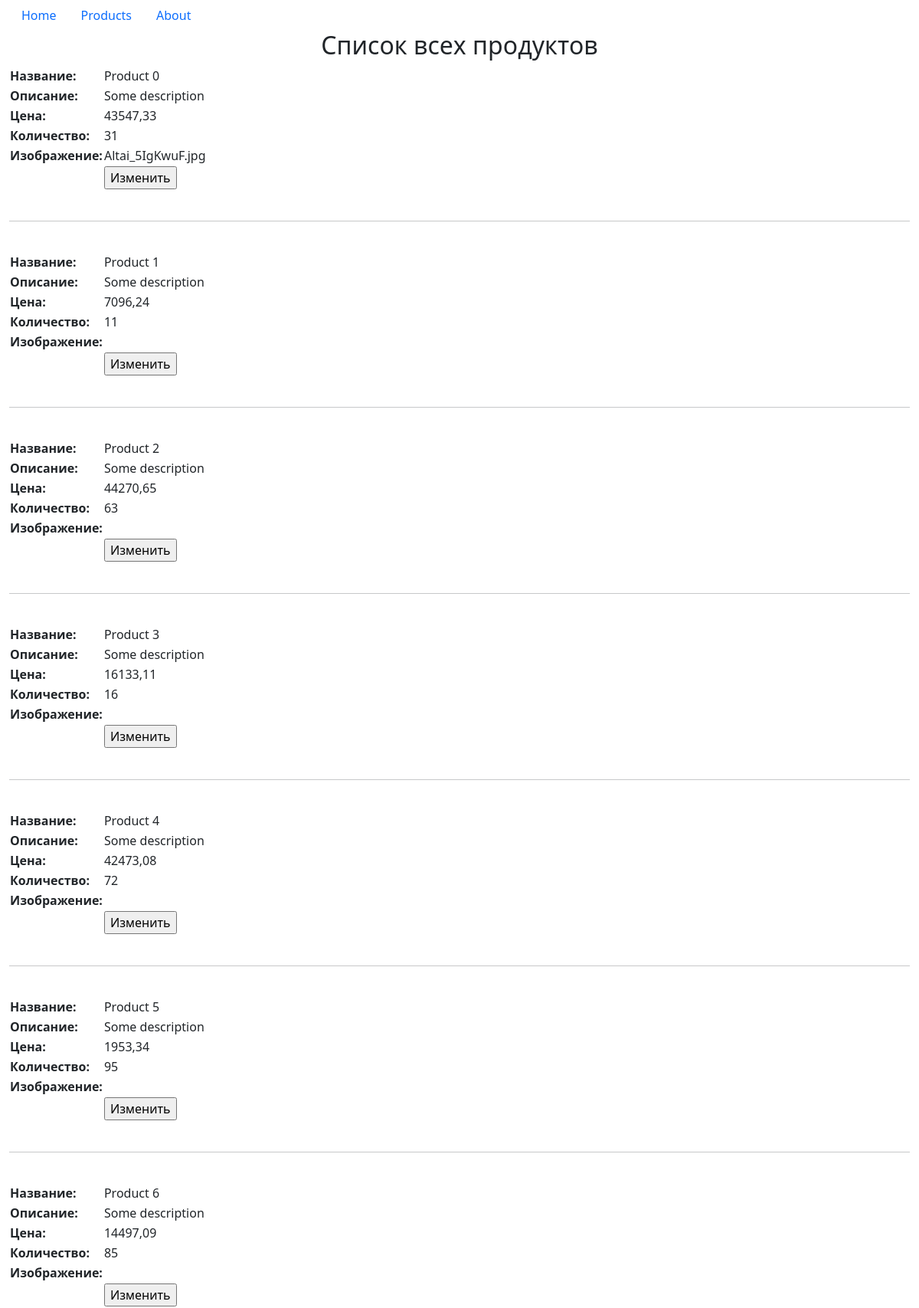
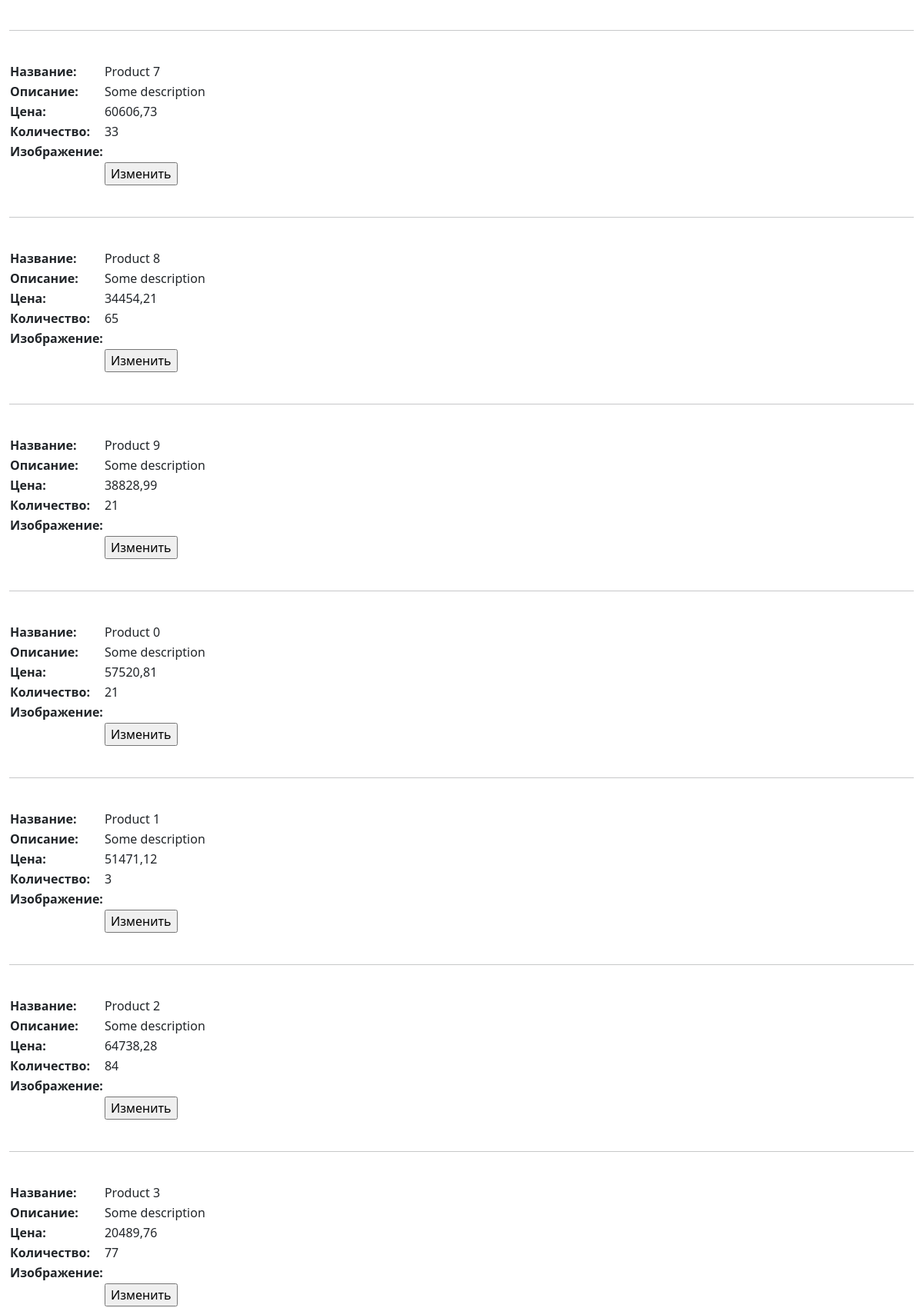
Screenshot of /products/ (upper part) with the database file from the repository (2 pictures, top to bottom).
### myapp/models.py (models this page shows)
class Product(models.Model):
    name = models.CharField(max_length=100)
    description = models.TextField()
    price = models.DecimalField(max_digits=10, decimal_places=2)
    amount = models.IntegerField()
    image = models.ImageField(null=True)
    added_at = models.DateField(auto_now=True)

### myapp/views.py (the view)
# urls.py: path('products/', views.get_all_products, name='products'),
def get_all_products(request):
    products = models.Product.objects.all()
    return render(request, 'products.html', {'products': products})

### myapp/templates/products.html (shortened to what this page needs)
{% extends 'base.html' %}
{% block content %}
<h2 class="text-center">Список всех продуктов</h2>
{% for product in products %}
<table>
    <tr><th>Название:</th><td>{{ product.name }}</td></tr>
    <tr><th>Описание:</th><td>{{ product.description }}</td></tr>
    <tr><th>Цена:</th><td>{{ product.price }}</td></tr>
    <tr><th>Количество:</th><td>{{ product.amount }}</td></tr>
    <tr><th>Изображение:</th><td>{{ product.image }}</td></tr>
    <tr><th></th><td>
        <form action="{% url 'change_product' product.id %}" method="get">
            <input type="submit" value="Изменить">
        </form>
    </td></tr>
</table>
<br><hr><br>
{% endfor %}
{% endblock %}

### myapp/templates/base.html (shortened to what this page needs)
<!doctype html>
{% load static %}
<html lang="en">
<head>
    <link rel="stylesheet" href="{% static "bootstrap/css/bootstrap.css" %}">
</head>
<body>
    <div class="container-fluid">
        <section>
            <nav class="nav">
              <a class="nav-link" href="/">Home</a>
              <a class="nav-link" href="/products">Products</a>
              <a class="nav-link" href="/about">About</a>
            </nav>
        </section>
        <section>
          {% block content %}{% endblock %}
          </section>
      </div>
  </body>
  </html>

### rows the page displays
Product: name "Product 0", description "Some description", price "43547,33", amount "31", image "Altai_5IgKwuF.jpg"
Product: name "Product 1", description "Some description", price "7096,24", amount "11"
Product: name "Product 2", description "Some description", price "44270,65", amount "63"
Product: name "Product 3", description "Some description", price "16133,11", amount "16"
Product: name "Product 4", description "Some description", price "42473,08", amount "72"
Product: name "Product 5", description "Some description", price "1953,34", amount "95"
Product: name "Product 6", description "Some description", price "14497,09", amount "85"
Product: name "Product 7", description "Some description", price "60606,73", amount "33"
Product: name "Product 8", description "Some description", price "34454,21", amount "65"
Product: name "Product 9", description "Some description", price "38828,99", amount "21"
Product: name "Product 0", description "Some description", price "57520,81", amount "21"
Product: name "Product 1", description "Some description", price "51471,12", amount "3"
Product: name "Product 2", description "Some description", price "64738,28", amount "84"
Product: name "Product 3", description "Some description", price "20489,76", amount "77"
